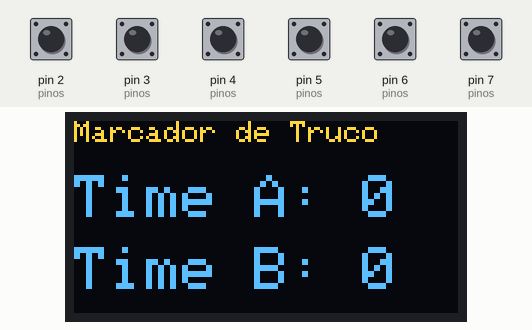
Bench run of a sketch on a simulated Arduino Uno, built with avr-gcc and run on an emulated ATmega328P. Shown: 128×64 one-colour display. The test bench sets the inputs (shaded band); at power-on: pin 2 (pinos), pin 3 (pinos), pin 4 (pinos), pin 5 (pinos), pin 6 (pinos), pin 7 (pinos) HIGH. The OLED is the two-colour kind (top 16 rows yellow).

Above: at 1.2 s.
1.3 s: pin 2 (pinos) pulled LOW for 0.15 s
At 1.8 s:
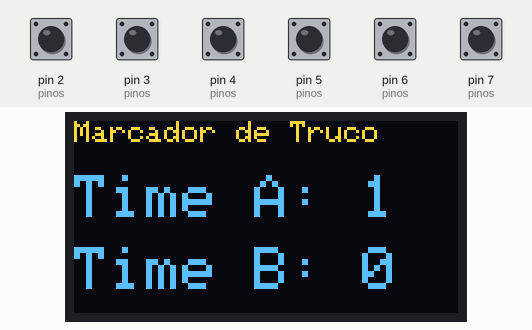
2.9 s: pin 3 (pinos) pulled LOW for 0.15 s
At 4.1 s:
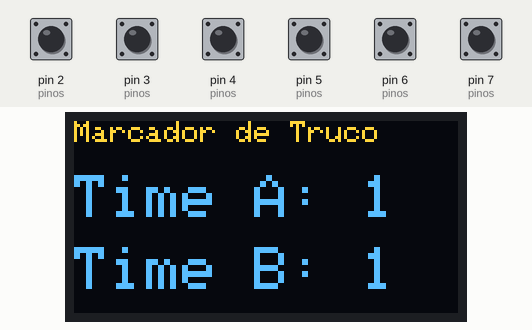
4.5 s: pin 4 (pinos) pulled LOW for 0.15 s
At 5.2 s:
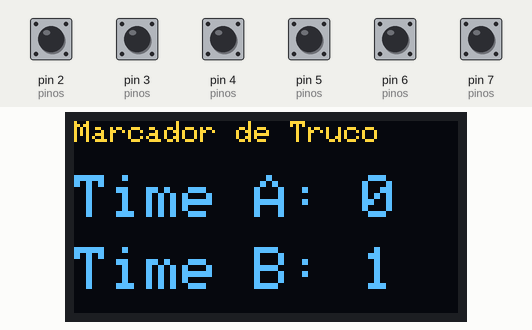
6.1 s: pin 6 (pinos) pulled LOW for 0.15 s
At 7.3 s:
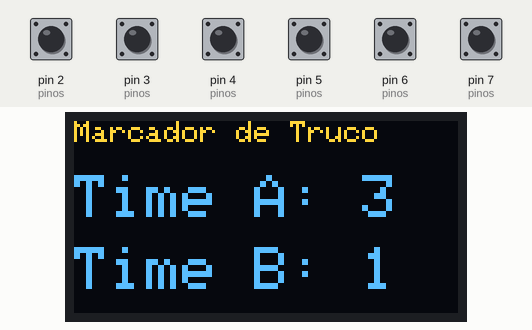
7.7 s: pin 5 (pinos) pulled LOW for 0.15 s
At 8.6 s:
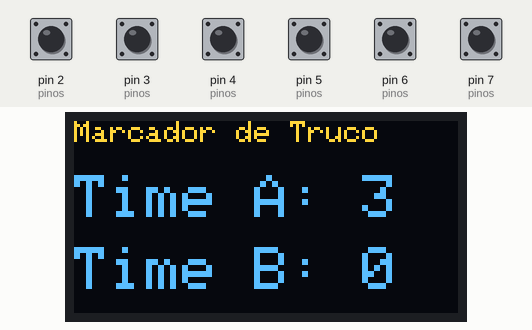
9.3 s: pin 7 (pinos) pulled LOW for 0.15 s
At 9.8 s:
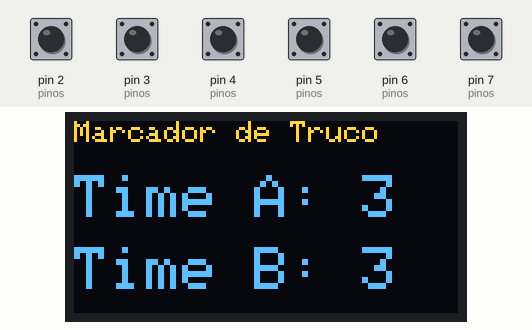
Timing chart, 0 to 11.9 s (numbered marks = the images above; inputs shaded):
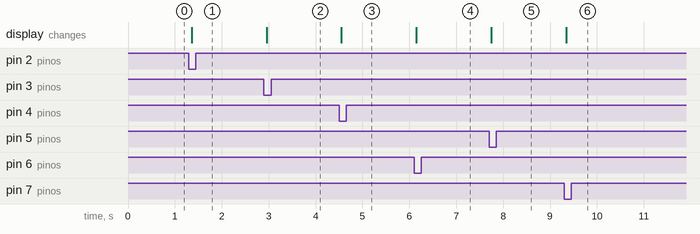

Measured:
- after the input at 1.3 s, the display: changes after 0.06 s (image 1)
- after the input at 2.9 s, the display: changes after 0.05 s (image 2)
- after the input at 4.5 s, the display: changes after 0.05 s (image 3)
- after the input at 6.1 s, the display: changes after 0.05 s (image 4)
- after the input at 7.7 s, the display: changes at once (image 5)
- after the input at 9.3 s, the display: changes at once (image 6)

The sketch:

codigo.ino
```cpp
#include <Wire.h>
#include <Adafruit_GFX.h>
#include <Adafruit_SSD1306.h>

#define SCREEN_WIDTH 128
#define SCREEN_HEIGHT 64
#define OLED_RESET -1
Adafruit_SSD1306 display(SCREEN_WIDTH, SCREEN_HEIGHT, &Wire, OLED_RESET);

const int BTN_MAIS1_A = 2;
const int BTN_MAIS1_B = 3;
const int BTN_MENOS1_A = 4;
const int BTN_MENOS1_B = 5;
const int BTN_MAIS3_A = 6;
const int BTN_MAIS3_B = 7;

const int MAX_PONTOS = 12;
const unsigned long DEBOUNCE_MS = 45;

int pontosA = 0;
int pontosB = 0;
bool jogoEncerrado = false;
int vencedor = 0;

bool estadoAnterior[6] = {HIGH, HIGH, HIGH, HIGH, HIGH, HIGH};
unsigned long ultimaMudanca[6] = {0, 0, 0, 0, 0, 0};
const int pinos[6] = {BTN_MAIS1_A, BTN_MAIS1_B, BTN_MENOS1_A, BTN_MENOS1_B, BTN_MAIS3_A, BTN_MAIS3_B};

void aplicarDelta(int &time, int delta) {
  time += delta;
  if (time < 0) time = 0;
  if (time > MAX_PONTOS) time = MAX_PONTOS;
}

bool botaoPressionado(int idx) {
  bool leitura = digitalRead(pinos[idx]);
  unsigned long agora = millis();

  if (leitura != estadoAnterior[idx] && (agora - ultimaMudanca[idx]) > DEBOUNCE_MS) {
    ultimaMudanca[idx] = agora;
    estadoAnterior[idx] = leitura;
    return (leitura == LOW);
  }
  return false;
}

void desenharTela() {
  display.clearDisplay();
  display.setTextColor(SSD1306_WHITE);

  if (jogoEncerrado) {
    display.setTextSize(2);
    display.setCursor(0, 20);
    if (vencedor == 1) {
      display.print("Time A");
    } else {
      display.print("Time B");
    }

    display.setTextSize(2);
    display.setCursor(0, 44);
    display.print("VENCEU");
    display.display();
    return;
  }

  display.setTextSize(1);
  display.setCursor(0, 0);
  display.print("Marcador de Truco");

  display.setTextSize(2);
  display.setCursor(0, 18);
  display.print("Time A: ");
  display.print(pontosA);

  display.setCursor(0, 42);
  display.print("Time B: ");
  display.print(pontosB);

  display.display();
}

void setup() {
  for (int i = 0; i < 6; i++) {
    pinMode(pinos[i], INPUT_PULLUP);
  }

  if (!display.begin(SSD1306_SWITCHCAPVCC, 0x3C)) {
    while (true) {
    }
  }

  desenharTela();
}

void loop() {
  if (jogoEncerrado) {
    desenharTela();
    return;
  }

  if (botaoPressionado(0)) aplicarDelta(pontosA, +1);
  if (botaoPressionado(1)) aplicarDelta(pontosB, +1);
  if (botaoPressionado(2)) aplicarDelta(pontosA, -1);
  if (botaoPressionado(3)) aplicarDelta(pontosB, -1);
  if (botaoPressionado(4)) aplicarDelta(pontosA, +3);
  if (botaoPressionado(5)) aplicarDelta(pontosB, +3);

  if (pontosA == MAX_PONTOS) {
    jogoEncerrado = true;
    vencedor = 1;
  } else if (pontosB == MAX_PONTOS) {
    jogoEncerrado = true;
    vencedor = 2;
  }

  desenharTela();
}
```
